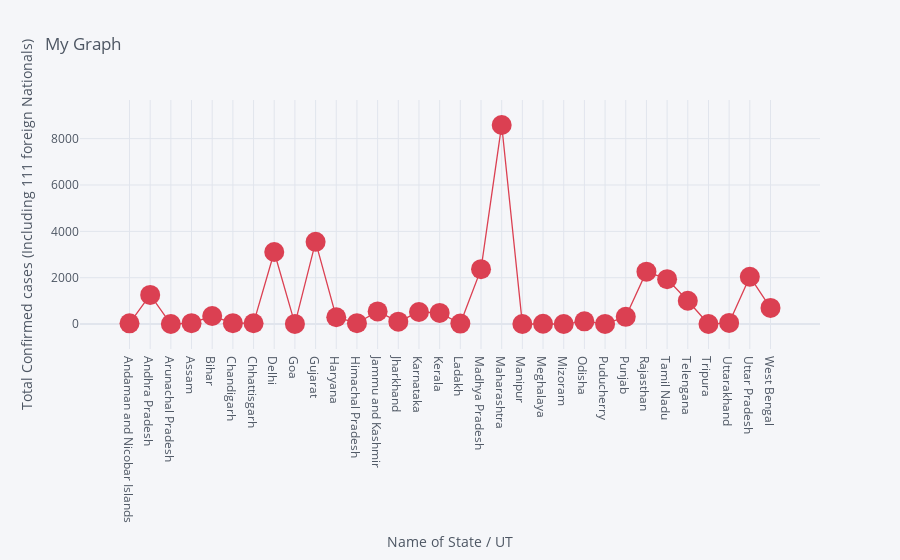
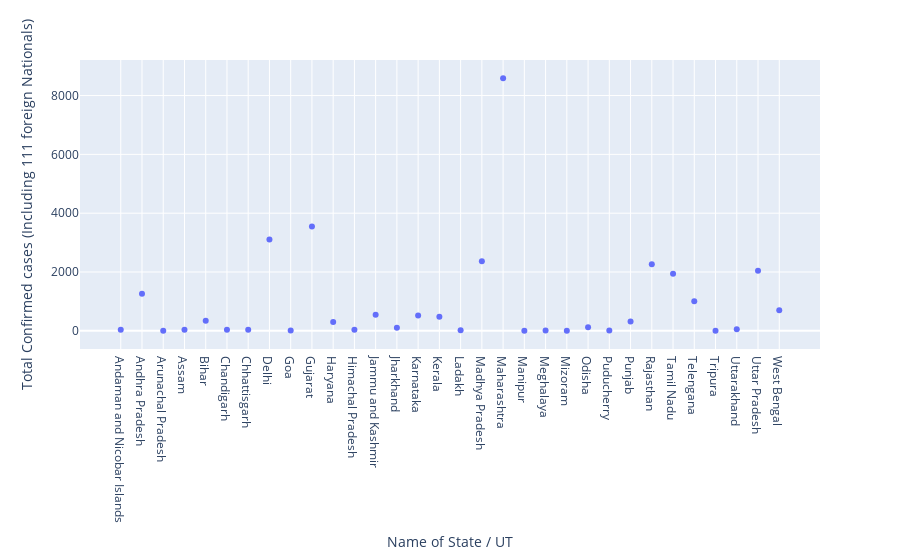

Write notebook code for charts like these, in order.
### Code cell
df.iplot(kind='scatter',x='Name of State / UT',y='Total Confirmed cases (Including 111 foreign Nationals)',mode='markers+lines',title='My Graph',xTitle='Name of State / UT',yTitle='Total Confirmed cases (Including 111 foreign Nationals)',colors='red',size=20)
px.scatter(df,x='Name of State / UT',y='Total Confirmed cases (Including 111 foreign Nationals)')

### Figure 1 — Plotly figure (JSON) as saved in the notebook; plotly's stock layout.template omitted (floating-point values rounded to 4 significant figures)
{"data": [{"line": {"color": "rgba(219, 64, 82, 1.0)", "dash": "solid", "shape": "linear", "width": 1.3}, "marker": {"size": 20, "symbol": "circle"}, "mode": "markers+lines", "name": "Total Confirmed cases (Including 111 foreign Nationals)", "text": "", "type": "scatter", "x": ["Andaman and Nicobar Islands", "Andhra Pradesh", "Arunachal Pradesh", "Assam", "Bihar", "Chandigarh", "Chhattisgarh", "Delhi", "Goa", "Gujarat", "Haryana", "Himachal Pradesh", "Jammu and Kashmir", "Jharkhand", "Karnataka", "Kerala", "Ladakh", "Madhya Pradesh", "Maharashtra", "Manipur", "Meghalaya", "Mizoram", "Odisha", "Puducherry", "Punjab", "Rajasthan", "Tamil Nadu", "Telengana", "Tripura", "Uttarakhand", "Uttar Pradesh", "West Bengal"], "y": [33, 1259, 1, 38, 346, 40, 37, 3108, 7, 3548, 296, 40, 546, 103, 520, 482, 22, 2368, 8590, 2, 12, 1, 118, 8, 313, 2262, 1937, 1004, 2, 51, 2043, 697]}], "layout": {"legend": {"bgcolor": "#F5F6F9", "font": {"color": "#4D5663"}}, "paper_bgcolor": "#F5F6F9", "plot_bgcolor": "#F5F6F9", "title": {"font": {"color": "#4D5663"}, "text": "My Graph"}, "xaxis": {"gridcolor": "#E1E5ED", "showgrid": true, "tickfont": {"color": "#4D5663"}, "title": {"font": {"color": "#4D5663"}, "text": "Name of State / UT"}, "zerolinecolor": "#E1E5ED"}, "yaxis": {"gridcolor": "#E1E5ED", "showgrid": true, "tickfont": {"color": "#4D5663"}, "title": {"font": {"color": "#4D5663"}, "text": "Total Confirmed cases (Including 111 foreign Nationals)"}, "zerolinecolor": "#E1E5ED"}}}

### Figure 2 — Plotly figure (JSON) as saved in the notebook; plotly's stock layout.template omitted (floating-point values rounded to 4 significant figures)
{"data": [{"hovertemplate": "Name of State / UT=%{x}<br>Total Confirmed cases (Including 111 foreign Nationals)=%{y}<extra></extra>", "legendgroup": "", "marker": {"color": "#636efa", "symbol": "circle"}, "mode": "markers", "name": "", "showlegend": false, "type": "scatter", "x": ["Andaman and Nicobar Islands", "Andhra Pradesh", "Arunachal Pradesh", "Assam", "Bihar", "Chandigarh", "Chhattisgarh", "Delhi", "Goa", "Gujarat", "Haryana", "Himachal Pradesh", "Jammu and Kashmir", "Jharkhand", "Karnataka", "Kerala", "Ladakh", "Madhya Pradesh", "Maharashtra", "Manipur", "Meghalaya", "Mizoram", "Odisha", "Puducherry", "Punjab", "Rajasthan", "Tamil Nadu", "Telengana", "Tripura", "Uttarakhand", "Uttar Pradesh", "West Bengal"], "xaxis": "x", "y": [33, 1259, 1, 38, 346, 40, 37, 3108, 7, 3548, 296, 40, 546, 103, 520, 482, 22, 2368, 8590, 2, 12, 1, 118, 8, 313, 2262, 1937, 1004, 2, 51, 2043, 697], "yaxis": "y"}], "layout": {"legend": {"tracegroupgap": 0}, "margin": {"t": 60}, "xaxis": {"anchor": "y", "domain": [0, 1], "title": {"text": "Name of State / UT"}}, "yaxis": {"anchor": "x", "domain": [0, 1], "title": {"text": "Total Confirmed cases (Including 111 foreign Nationals)"}}}}
